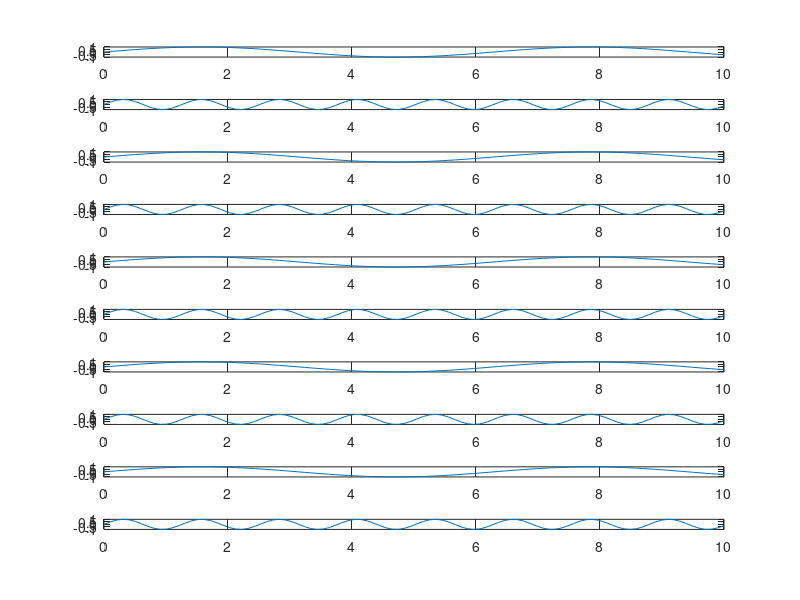

Reproduce this figure in MATLAB.
figure
close all; % close all plots from previous runs
subplot(10,1,1);
x = linspace(0,10);
y1 = sin(x);
plot(x,y1)

subplot(10,1,2); 
y2 = sin(5*x);
plot(x,y2)

subplot(10,1,3);
x = linspace(0,10);
y1 = sin(x);
plot(x,y1)

subplot(10,1,4); 
y2 = sin(5*x);
plot(x,y2)

subplot(10,1,5);
x = linspace(0,10);
y1 = sin(x);
plot(x,y1)

subplot(10,1,6); 
y2 = sin(5*x);
plot(x,y2)

subplot(10,1,7);
x = linspace(0,10);
y1 = sin(x);
plot(x,y1)

subplot(10,1,8); 
y2 = sin(5*x);
plot(x,y2)

subplot(10,1,9);
x = linspace(0,10);
y1 = sin(x);
plot(x,y1)

subplot(10,1,10); 
y2 = sin(5*x);
plot(x,y2)